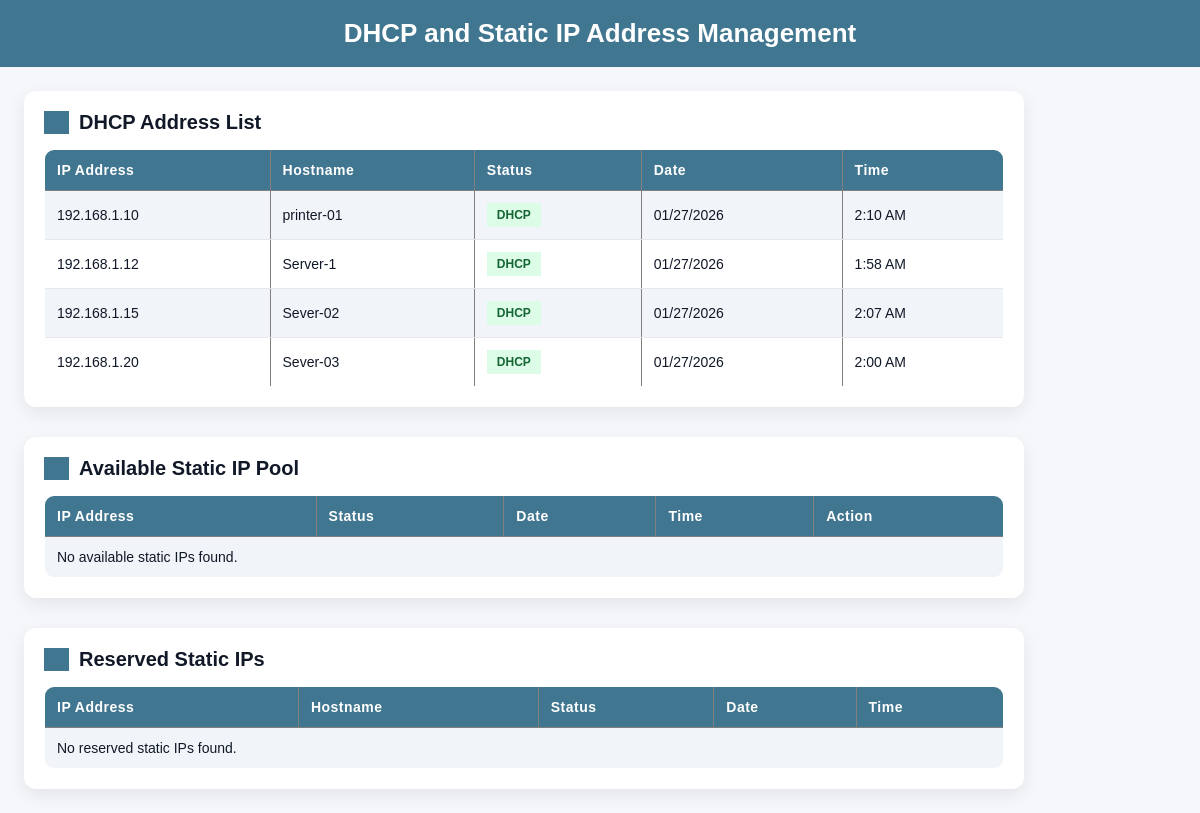
The app's page /, older data.
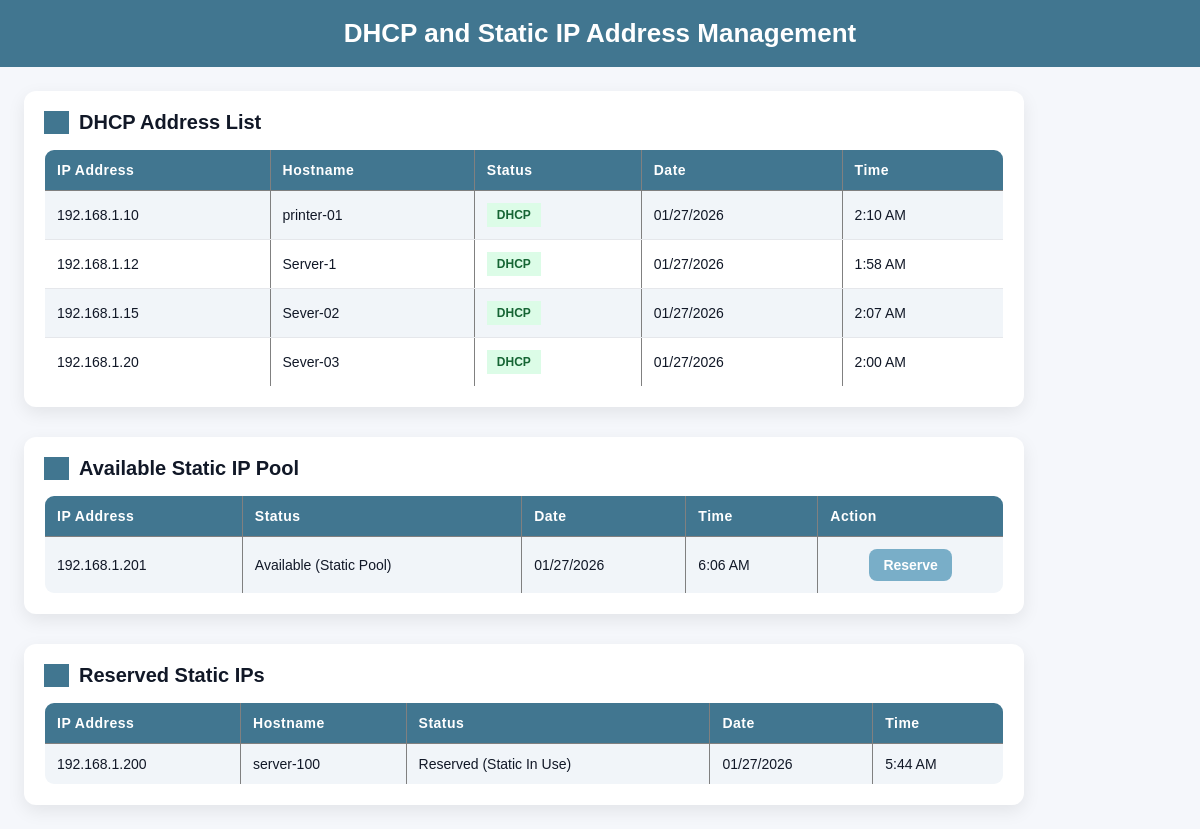
The same page, newer data.
### ipam/models.py (models this page shows)
class IPAddress(models.Model):
    ip_address = models.GenericIPAddressField(unique=True)
    hostname = models.CharField(max_length=100, blank=True)
    status = models.CharField(
        max_length=20,
        choices=[
            ('dhcp', 'DHCP'),
            ('available', 'Available (Static Pool)'),
            ('reserved', 'Reserved (Static In Use)'),
        ],
        default='dhcp'
    )
    updated_at = models.DateTimeField(auto_now=True)
    class Meta:
        verbose_name = "DHCP Address"
        verbose_name_plural = "IP Addresses"

### ipam/views.py (the view)
# urls.py: path('', dhcp_list, name='dhcp_list'),
def dhcp_list(request):
    dhcp_addresses = IPAddress.objects.filter(status='dhcp')
    available_static = IPAddress.objects.filter(status='available')
    reserved_static = IPAddress.objects.filter(status='reserved')
    return render(request, 'ipam/dhcp_list.html', {
        'dhcp_addresses': dhcp_addresses,
        'available_static': available_static,
        'reserved_static': reserved_static,
    })

### ipam/templates/ipam/dhcp_list.html (shortened to what this page needs)
<!DOCTYPE html>
{% load static %}
<html lang="en">
<head>
    <link rel="stylesheet" href="{% static 'css/style.css' %}">
</head>
<body>
    <header>
        <h1>DHCP and Static IP Address Management</h1>
    </header>
    <main>
        <section id="dhcp-section">
            <h2>DHCP Address List</h2>
            <table border="1" cellpadding="5">
                <tr>
                    <th>IP Address</th>
                    <th>Hostname</th>
                    <th>Status</th>
                    <th>Date</th>
                    <th>Time</th>
                </tr>
                {% for ip in dhcp_addresses %}
                <tr>
                    <td>{{ ip.ip_address }}</td>
                    <td>{{ ip.hostname|default:"-" }}</td>
                    <td>
                        <span class="status-badge status-{{ ip.status }}">
                            {{ ip.get_status_display }}
                        </span>
                    </td>
                    <td>{{ ip.updated_at|date:"m/d/Y" }}</td>
                    <td>{{ ip.updated_at|date:"g:i A" }}</td>
                </tr>
                {% empty %}
                <tr>
                    <td colspan="3">No DHCP address found.</td>
                </tr>
                {% endfor %}
            </table>
        </section>
        <section id="available-section" style="margin-top: 30px;">
            <h2>Available Static IP Pool</h2>
            <table border="1" cellpadding="5">
                <tr>
                    <th>IP Address</th>
                    <th>Status</th>
                    <th>Date</th>
                    <th>Time</th>
                    <th>Action</th>
                </tr>
                {% for ip in available_static %}
                <tr>
                    <td>{{ ip.ip_address }}</td>
                    <td>{{ ip.get_status_display }}</td>
                    <td>{{ ip.updated_at|date:"m/d/Y" }}</td>
                    <td>{{ ip.updated_at|date:"g:i A" }}</td>
                    <td class="flex">
                        <form action="{% url 'reserve_ip' ip.id %}" method="POST">
                            <button type="submit" class="reserve-btn">Reserve</button>
                        </form>
                    </td>
                </tr>
                {% empty %}
                <tr>
                    <td colspan="5">No available static IPs found.</td>
                </tr>
                {% endfor %}
            </table>
        </section>
        <section id="reserved-section" style="margin-top: 30px;">
            <h2>Reserved Static IPs</h2>
            <table border="1" cellpadding="5">
                <tr>
                    <th>IP Address</th>
                    <th>Hostname</th>
                    <th>Status</th>
                    <th>Date</th>
                    <th>Time</th>
                </tr>
                {% for ip in reserved_static %}
                <tr>
                    <td>{{ ip.ip_address }}</td>
                    <td>{{ ip.hostname|default:"-" }}</td>
                    <td>{{ ip.get_status_display }}</td>
                    <td>{{ ip.updated_at|date:"m/d/Y" }}</td>
                    <td>{{ ip.updated_at|date:"g:i A" }}</td>
                </tr>
                {% empty %}
                <tr>
                    <td colspan="5">No reserved static IPs found.</td>
                </tr>
                {% endfor %}
            </table>
        </section>
    </main>
</body>
</html>

Row changes from the older to the newer data that the page shows:
added IPAddress: ip_address "192.168.1.201", status "Available (Static Pool)", updated_at "01/27/2026", updated_at "6:06 AM", shown under "Available Static IP Pool"
added IPAddress: ip_address "192.168.1.200", hostname "server-100", status "Reserved (Static In Use)", updated_at "01/27/2026", updated_at "5:44 AM", shown under "Reserved Static IPs"
Text that changed along with them:
text no longer shown: "No available static IPs found. No reserved static IPs found."
